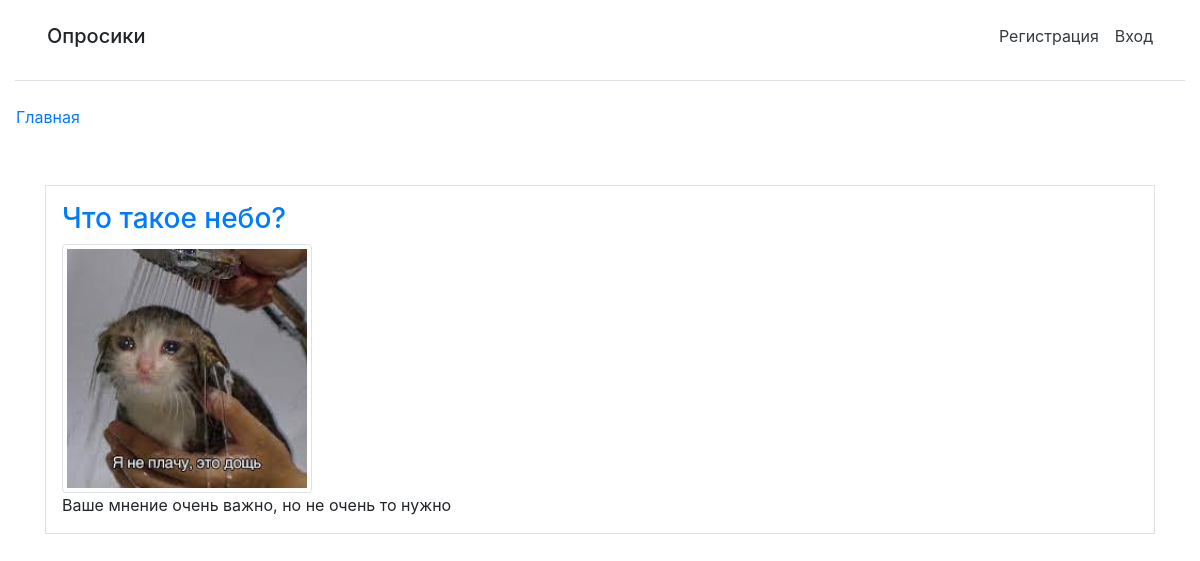
The page / on the database its author committed.
### polls/models.py (models this page shows, shortened)
class Question(models.Model):
    question_text = models.CharField(max_length=200)
    pub_date = models.DateTimeField('date published')
    post_description = models.CharField(default='', max_length=200, verbose_name='Краткое описание')
    poll_description = models.CharField(default='', max_length=200, verbose_name='Подробное описание')
    img = models.ImageField(default='default_poll.jpg', max_length=200, verbose_name='Картинка', upload_to='vote_pics', blank=True, null=True,
                            validators=[FileExtensionValidator(allowed_extensions=['png', 'jpg', 'jpeg'])])
    def was_published_recently(self):
        return self.pub_date >= timezone.now() - datetime.timedelta(days=1)

### polls/views.py (the view)
# urls.py: path('', views.IndexView.as_view(), name='index'),
class IndexView(generic.ListView):
    template_name = 'polls/index.html'
    context_object_name = 'latest_question_list'
    def get_queryset(self):
        return Question.objects.order_by('-pub_date')

### polls/templates/polls/index.html (shortened to what this page needs)
{% extends "polls/basic.html" %}
{% load bootstrap4 %}
{% block content %}
{% if not user.is_staff%}
{% if latest_question_list %}
<ul class="list-unstyled">
    {% for question in latest_question_list %}
    {% if question.was_published_recently %}
    <li class="media my-5 p-3 border">
        <div class="media-body">
            <h3><a href="{% url 'polls:detail' question.id %}">{{question.question_text}}</a> </h3>
            <img class="img-thumbnail" src="{{question.img.url }}" height="250" width="250">
            <div>{{ question.post_description }}</div>
        </div>
    </li>
    {% endif %}
    {% endfor %}
</ul>
    {% else %}
     <p>
         Нет вопросов!
     </p>
{% endif %}
{% endif %}
{% endblock %}

### rows shown on the page
Question: question_text "Что такое небо?", img (picture), post_description "Ваше мнение очень важно, но не очень то нужно"
